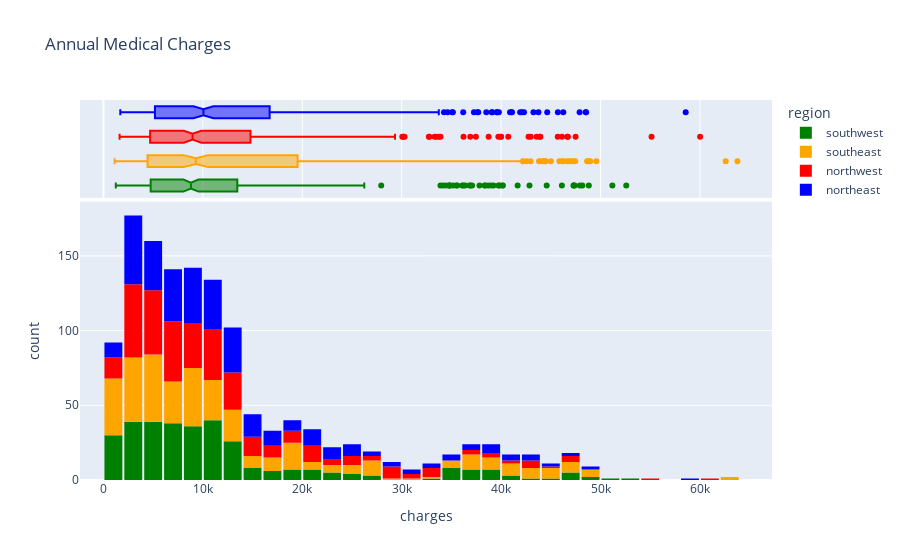

The cell this chart's notebook holds for it:
### Code cell
# Charges according to Region
fig = px.histogram(medical_data,
                    x = 'charges',
                    marginal='box',
                    color='region',
                    color_discrete_sequence=['green', 'orange','red', 'blue'],
                    title="Annual Medical Charges"
                   )
fig.update_layout(bargap=0.1)
fig.show()

### Figure 1 — Plotly figure (JSON) as saved in the notebook; plotly's stock layout.template omitted (floating-point values rounded to 4 significant figures; data arrays with more than 128 entries replaced by an {"elided": "..."} marker saying what was removed)
{"data": [{"alignmentgroup": "True", "bingroup": "x", "hovertemplate": "region=southwest<br>charges=%{x}<br>count=%{y}<extra></extra>", "legendgroup": "southwest", "marker": {"color": "green", "pattern": {"shape": ""}}, "name": "southwest", "offsetgroup": "southwest", "orientation": "v", "showlegend": true, "type": "histogram", "x": {"elided": "325 float values"}, "xaxis": "x", "yaxis": "y"}, {"alignmentgroup": "True", "hovertemplate": "region=southwest<br>charges=%{x}<extra></extra>", "legendgroup": "southwest", "marker": {"color": "green"}, "name": "southwest", "notched": true, "offsetgroup": "southwest", "showlegend": false, "type": "box", "x": {"elided": "325 float values"}, "xaxis": "x2", "yaxis": "y2"}, {"alignmentgroup": "True", "bingroup": "x", "hovertemplate": "region=southeast<br>charges=%{x}<br>count=%{y}<extra></extra>", "legendgroup": "southeast", "marker": {"color": "orange", "pattern": {"shape": ""}}, "name": "southeast", "offsetgroup": "southeast", "orientation": "v", "showlegend": true, "type": "histogram", "x": {"elided": "364 float values"}, "xaxis": "x", "yaxis": "y"}, {"alignmentgroup": "True", "hovertemplate": "region=southeast<br>charges=%{x}<extra></extra>", "legendgroup": "southeast", "marker": {"color": "orange"}, "name": "southeast", "notched": true, "offsetgroup": "southeast", "showlegend": false, "type": "box", "x": {"elided": "364 float values"}, "xaxis": "x2", "yaxis": "y2"}, {"alignmentgroup": "True", "bingroup": "x", "hovertemplate": "region=northwest<br>charges=%{x}<br>count=%{y}<extra></extra>", "legendgroup": "northwest", "marker": {"color": "red", "pattern": {"shape": ""}}, "name": "northwest", "offsetgroup": "northwest", "orientation": "v", "showlegend": true, "type": "histogram", "x": {"elided": "325 float values"}, "xaxis": "x", "yaxis": "y"}, {"alignmentgroup": "True", "hovertemplate": "region=northwest<br>charges=%{x}<extra></extra>", "legendgroup": "northwest", "marker": {"color": "red"}, "name": "northwest", "notched": true, "offsetgroup": "northwest", "showlegend": false, "type": "box", "x": {"elided": "325 float values"}, "xaxis": "x2", "yaxis": "y2"}, {"alignmentgroup": "True", "bingroup": "x", "hovertemplate": "region=northeast<br>charges=%{x}<br>count=%{y}<extra></extra>", "legendgroup": "northeast", "marker": {"color": "blue", "pattern": {"shape": ""}}, "name": "northeast", "offsetgroup": "northeast", "orientation": "v", "showlegend": true, "type": "histogram", "x": {"elided": "324 float values"}, "xaxis": "x", "yaxis": "y"}, {"alignmentgroup": "True", "hovertemplate": "region=northeast<br>charges=%{x}<extra></extra>", "legendgroup": "northeast", "marker": {"color": "blue"}, "name": "northeast", "notched": true, "offsetgroup": "northeast", "showlegend": false, "type": "box", "x": {"elided": "324 float values"}, "xaxis": "x2", "yaxis": "y2"}], "layout": {"bargap": 0.1, "barmode": "relative", "legend": {"title": {"text": "region"}, "tracegroupgap": 0}, "title": {"text": "Annual Medical Charges"}, "xaxis": {"anchor": "y", "domain": [0, 1], "title": {"text": "charges"}}, "xaxis2": {"anchor": "y2", "domain": [0, 1], "matches": "x", "showgrid": true, "showticklabels": false}, "yaxis": {"anchor": "x", "domain": [0, 0.7326], "title": {"text": "count"}}, "yaxis2": {"anchor": "x2", "domain": [0.7426, 1], "matches": "y2", "showgrid": false, "showline": false, "showticklabels": false, "ticks": ""}}}
